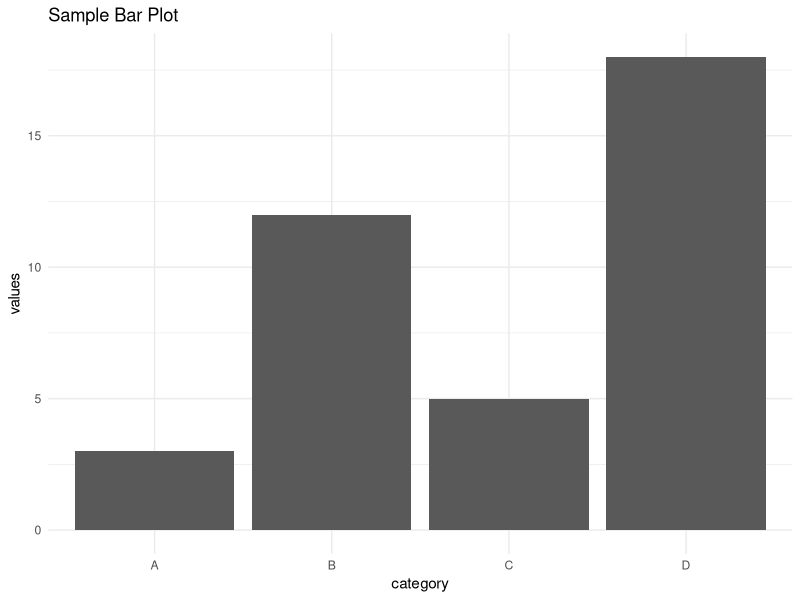

R code for this plot:
# visualization.R
library(ggplot2)

# Create sample data
data <- data.frame(
  category = c('A', 'B', 'C', 'D'),
  values = c(3, 12, 5, 18)
)

# Create a bar plot
p <- ggplot(data, aes(x=category, y=values)) +
  geom_bar(stat="identity") +
  theme_minimal() +
  ggtitle("Sample Bar Plot")

# Save the plot to a file
ggsave("plot.png", plot=p)
